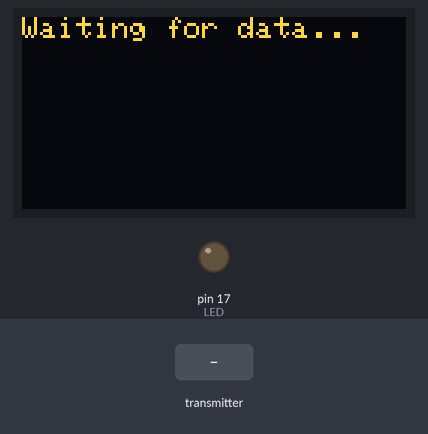
Bench run of a sketch on a simulated Arduino Uno, built with avr-gcc and run on an emulated ATmega328P. Parts: 128×64 one-colour display, output pins drawn as LEDs (lit = HIGH). Inputs (shaded band) come from the test bench. The OLED is the two-colour kind (top 16 rows yellow); no radio packets arrive unless stated; what the sketch prints to the serial monitor is not drawn.

Above: at 1.2 s.
1.3 s: the transmitter starts sending receivedValue = 256
At 2.1 s:
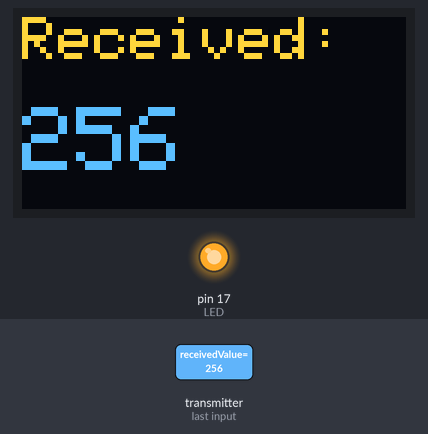
2.8 s: the transmitter starts sending receivedValue = 0
At 3.7 s:
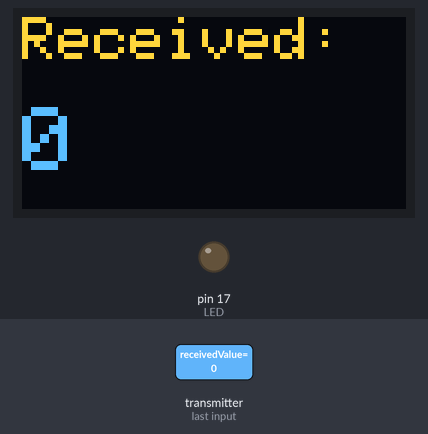
Timing chart, 0 to 5.8 s (numbered marks = the images above; inputs shaded):
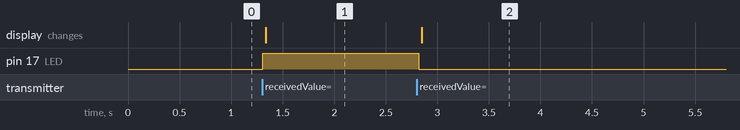

Measured:
- after the input at 1.3 s, pin 17 (LED): LOW → HIGH at once; the display: changes at once (image 1)
- after the input at 2.8 s, pin 17 (LED): HIGH → LOW at once; the display: changes after 0.05 s (image 2)

The sketch:

05_Kit3_NRF_Rx_LED.ino
```cpp
#include <SPI.h>
#include <nRF24L01.h>
#include <RF24.h>
#include <Wire.h>
#include <Adafruit_GFX.h>
#include <Adafruit_SSD1306.h>

// === OLED Settings ===
#define SCREEN_WIDTH 128
#define SCREEN_HEIGHT 64
#define OLED_RESET -1
#define LED 17
Adafruit_SSD1306 display(SCREEN_WIDTH, SCREEN_HEIGHT, &Wire, OLED_RESET);

// === NRF24L01 Settings ===
// --- NRF24L01 Setup ---
#define CE_PIN 4
#define CSN_PIN 5
RF24 radio(CE_PIN, CSN_PIN);
const byte address[6] = "00001";

int receivedValue = 0;

void setup() {
  Serial.begin(9600);
  pinMode(LED,OUTPUT);
  // === OLED Init ===
  if (!display.begin(SSD1306_SWITCHCAPVCC, 0x3C)) {
    Serial.println(F("OLED init failed"));
    while (true);
  }
  display.clearDisplay();
  display.setTextSize(1);
  display.setTextColor(SSD1306_WHITE);
  display.setCursor(0, 0);
  display.println("Waiting for data...");
  display.display();

  // === NRF24L01 Init ===
  radio.begin();
  radio.setPALevel(RF24_PA_LOW);
  radio.setChannel(100);
  radio.setDataRate(RF24_250KBPS);
  radio.openReadingPipe(0, address);
  radio.startListening();

  Serial.println("Receiver Ready");
}

void loop() {
  if (radio.available()) {
    radio.read(&receivedValue, sizeof(receivedValue));

    if (receivedValue > 5)
    digitalWrite(LED, HIGH);
    else
    digitalWrite(LED, LOW);

    Serial.print("Received: ");
    Serial.println(receivedValue);

    // Show on OLED
    display.clearDisplay();
    display.setTextSize(2);
    display.setCursor(0, 0);
    display.println("Received:");
    display.setTextSize(3);
    display.setCursor(0, 30);
    display.println(receivedValue);
    display.display();
  }

  delay(10); // small delay to prevent OLED flicker
}
```
